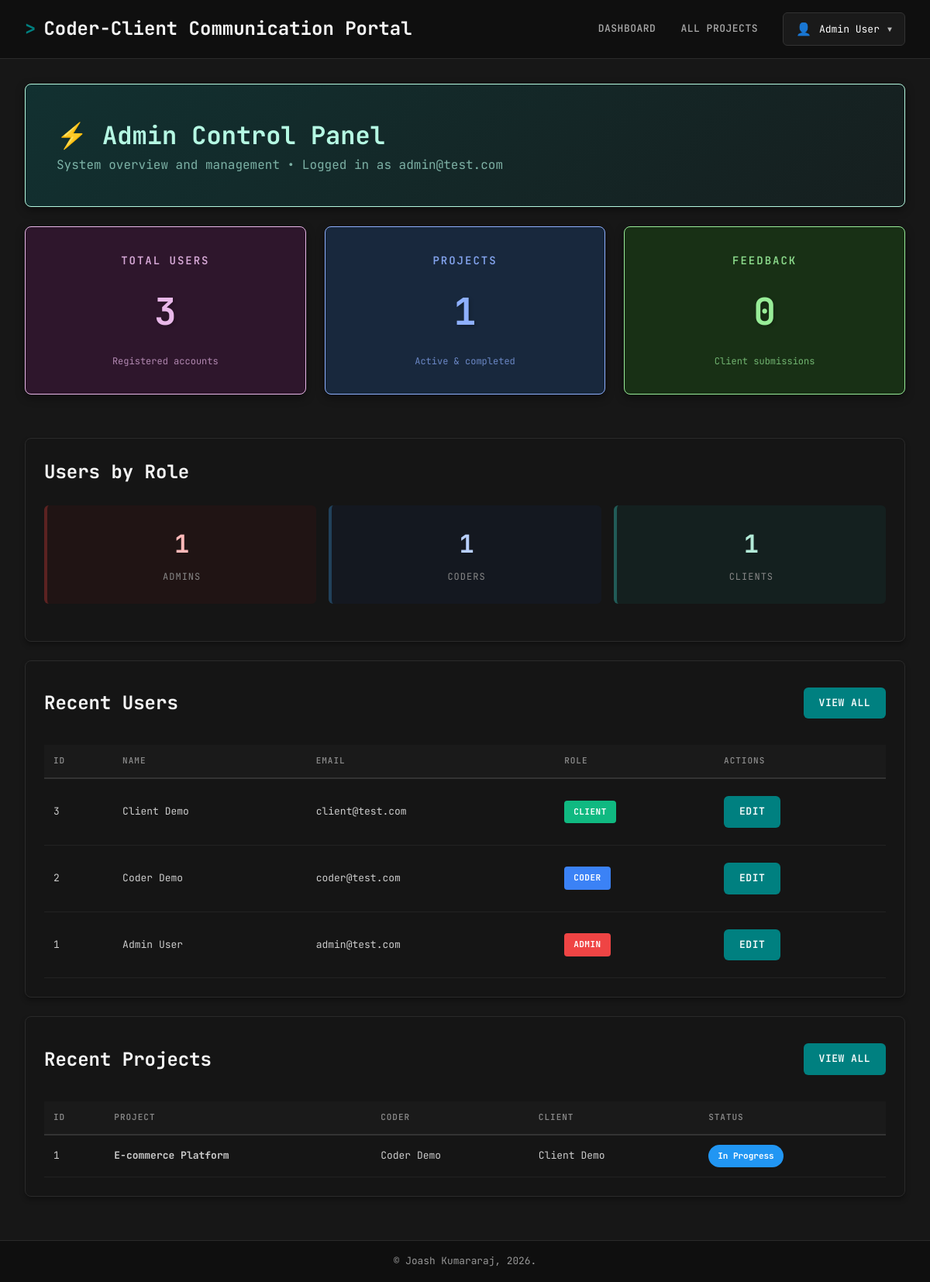
Screenshot of /dashboard/admin (signed in) with the database file from the repository.
### tables this page shows
CREATE TABLE IF NOT EXISTS
    users (
        user_id INT AUTO_INCREMENT PRIMARY KEY,
        name VARCHAR(255) NOT NULL,
        email VARCHAR(255) UNIQUE NOT NULL,
        password VARCHAR(255) NOT NULL,
        role_id INT NOT NULL,
        CONSTRAINT fk_users_roles FOREIGN KEY (role_id) REFERENCES ROLES (role_id)
    );

CREATE TABLE IF NOT EXISTS
    ROLES (
        role_id INT AUTO_INCREMENT PRIMARY KEY,
        role_name VARCHAR(20) UNIQUE NOT NULL
    );

CREATE TABLE IF NOT EXISTS
    projects (
        project_id INT AUTO_INCREMENT PRIMARY KEY,
        title VARCHAR(50) NOT NULL,
        description VARCHAR(1000) NOT NULL,
        image VARCHAR(255) DEFAULT NULL,
        status INT NOT NULL,
        coder_id INT NOT NULL,
        client_id INT,
        CONSTRAINT fk_projects_coder FOREIGN KEY (coder_id) REFERENCES users (user_id),
        CONSTRAINT fk_projects_client FOREIGN KEY (client_id) REFERENCES users (user_id)
    );

### includes/auth.php (called while the page is built, shortened)
<?php
function getCurrentUser()
{
    return [
        'user_id' => $_SESSION['user_id'] ?? null,
        'name' => $_SESSION['name'] ?? null,
        'email' => $_SESSION['email'] ?? null,
        'role' => $_SESSION['role'] ?? null
    ];
}
?>

### includes/constants.php (called while the page is built, shortened)
<?php
$statusLabels = [
    STATUS_PENDING => 'Pending',
    STATUS_IN_PROGRESS => 'In Progress',
    STATUS_COMPLETED => 'Completed'
];
$statusColors = [
    STATUS_PENDING => '#FFA500',
    STATUS_IN_PROGRESS => '#2196F3',
    STATUS_COMPLETED => '#4CAF50'
];
?>

### dashboard/admin/admin.php (the view, shortened to what this page needs)
<?php
require_once './includes/auth.php';
$user = getCurrentUser();
require_once './config/db.php';
require_once './includes/constants.php';
$userCount = $db->query("SELECT COUNT(*) as count FROM users")->fetch(PDO::FETCH_OBJ)->count;
$projectCount = $db->query("SELECT COUNT(*) as count FROM projects")->fetch(PDO::FETCH_OBJ)->count;
$feedbackCount = $db->query("SELECT COUNT(*) as count FROM feedback")->fetch(PDO::FETCH_OBJ)->count;
$stmt = $db->query("
    SELECT r.role_name, COUNT(u.user_id) as count
    FROM roles r
    LEFT JOIN users u ON r.role_id = u.role_id
    GROUP BY r.role_id, r.role_name
");
$roleCounts = $stmt->fetchAll(PDO::FETCH_OBJ);
$stmt = $db->query("
    SELECT users.*, roles.role_name
    FROM users
    JOIN roles ON users.role_id = roles.role_id
    ORDER BY users.user_id DESC
    LIMIT 10
");
$recentUsers = $stmt->fetchAll(PDO::FETCH_OBJ);
$stmt = $db->query("
    SELECT projects.*,
           coders.name as coder_name,
           clients.name as client_name
    FROM projects
    LEFT JOIN users as coders ON projects.coder_id = coders.user_id
    LEFT JOIN users as clients ON projects.client_id = clients.user_id
    ORDER BY projects.project_id DESC
    LIMIT 5
");
$recentProjects = $stmt->fetchAll(PDO::FETCH_OBJ);
require_once './includes/header.php';
?>
<div class="welcome-section">
    <h2>⚡ Admin Control Panel</h2>
    <p>System overview and management • Logged in as <?= htmlspecialchars($user['email']); ?></p>
</div>
<div class="dashboard-grid">
    <div class="stat-card purple">
        <div class="stat-label">Total Users</div>
        <div class="stat-number"><?= $userCount; ?></div>
        <div class="stat-sublabel">Registered accounts</div>
    </div>
    <div class="stat-card blue">
        <div class="stat-label">Projects</div>
        <div class="stat-number"><?= $projectCount; ?></div>
        <div class="stat-sublabel">Active & completed</div>
    </div>
    <div class="stat-card green">
        <div class="stat-label">Feedback</div>
        <div class="stat-number"><?= $feedbackCount; ?></div>
        <div class="stat-sublabel">Client submissions</div>
    </div>
</div>
<div class="card">
    <div class="section-header">
        <h2>Users by Role</h2>
    </div>
    <div class="mini-stats">
        <?php foreach ($roleCounts as $roleCount): ?>
            <div class="mini-stat">
                <div class="mini-stat-number"><?= $roleCount->count; ?></div>
                <div class="mini-stat-label"><?= htmlspecialchars($roleCount->role_name); ?>s</div>
            </div>
        <?php endforeach; ?>
    </div>
</div>
<div class="card">
    <div class="section-header">
        <h2>Recent Users</h2>
        <a href="<?= BASE_URL; ?>/dashboard/admin/users" class="btn">View All</a>
    </div>
    <table>
        <thead>
            <tr>
                <th>ID</th>
                <th>Name</th>
                <th>Email</th>
                <th>Role</th>
                <th>Actions</th>
            </tr>
        </thead>
        <tbody>
            <?php foreach ($recentUsers as $u): ?>
                <tr>
                    <td><?= $u->user_id; ?></td>
                    <td><?= htmlspecialchars($u->name); ?></td>
                    <td><?= htmlspecialchars($u->email); ?></td>
                    <td>
                        <span class="role-badge role-<?= $u->role_name; ?>">
                            <?= htmlspecialchars($u->role_name); ?>
                        </span>
                    </td>
                    <td>
                        <a href="<?= BASE_URL; ?>/dashboard/admin/edit-user?id=<?= $u->user_id; ?>" class="btn">Edit</a>
                    </td>
                </tr>
            <?php endforeach; ?>
        </tbody>
    </table>
</div>
<div class="card">
    <div class="section-header">
        <h2>Recent Projects</h2>
        <a href="<?= BASE_URL; ?>/projects" class="btn">View All</a>
    </div>
    <?php if (count($recentProjects) > 0): ?>
        <table>
            <thead>
                <tr>
                    <th>ID</th>
                    <th>Project</th>
                    <th>Coder</th>
                    <th>Client</th>
                    <th>Status</th>
                </tr>
            </thead>
            <tbody>
                <?php foreach ($recentProjects as $project): ?>
                    <tr>
                        <td><?= $project->project_id; ?></td>
                        <td>
                            <strong><?= htmlspecialchars($project->title); ?></strong>
                        </td>
                        <td><?= htmlspecialchars($project->coder_name ?? 'Unassigned'); ?></td>
                        <td><?= htmlspecialchars($project->client_name ?? 'Unassigned'); ?></td>
                        <td>
                            <span class="project-status" style="background-color: <?= $statusColors[$project->status]; ?>">
                                <?= $statusLabels[$project->status]; ?>
                            </span>
                        </td>
                    </tr>
                <?php endforeach; ?>
            </tbody>
        </table>
    <?php else: ?>
        <p style="text-align: center; color: #888; padding: 40px;">No projects created yet</p>
    <?php endif; ?>
</div>
<?php require_once './includes/footer.php'; ?>

### index.php (shortened to what this page needs)
<?php
require_once './includes/auth.php';
$path = $_SERVER['REQUEST_URI'];
$path = parse_url($path, PHP_URL_PATH);
$path = trim($path, '/');
switch ($path) {
    case 'dashboard/admin':
        require 'dashboard/admin/admin.php';
        break;
}
?>

### includes/header.php (shortened to what this page needs)
<!DOCTYPE html>
<html lang="en">
<head>
    <link rel="stylesheet" href="<?= BASE_URL; ?>/assets/style.css">
</head>
<body>
    <div class="header">
        <div class="header-content">
            <a href="<?= BASE_URL ?>">
                <h1>Coder-Client Communication Portal</h1>
            </a>
            <nav class="nav" id="mobileNav">
                <?php if (isset($_SESSION['authenticated']) && $_SESSION['authenticated']): ?>
                    <a href="<?= BASE_URL; ?>/dashboard">Dashboard</a>
                    <?php if ($user['role'] === 'admin'): ?>
                        <a href="<?= BASE_URL; ?>/projects">All Projects</a>
                    <?php elseif ($user['role'] === 'coder'): ?>
                        <a href="<?= BASE_URL; ?>/projects">My Projects</a>
                        <a href="<?= BASE_URL; ?>/projects/create">Create Project</a>
                    <?php elseif ($user['role'] === 'client'): ?>
                        <a href="<?= BASE_URL; ?>/projects">My Projects</a>
                    <?php endif; ?>
                    <div class="profile-menu">
                        <button class="profile-button" onclick="toggleProfileMenu()">
                            <span class="profile-icon">👤</span>
                            <span class="profile-email"><?= htmlspecialchars($user['name']); ?></span>
                            <span class="dropdown-arrow">▼</span>
                        </button>
                    </div>
                <?php endif; ?>
            </nav>
        </div>
    </div>
    <div class="content-wrapper">

### includes/footer.php
</div>
<footer>
    <div class="footer">
        © Joash Kumararaj, 2026.
    </div>
</footer>
</body>
</html>

### rows the page displays
users: name "Admin User", email "admin@test.com", user_id "1", role.role_name "ADMIN"
users: user_id "3", name "Client Demo", email "client@test.com", role.role_name "CLIENT"
users: user_id "2", name "Coder Demo", email "coder@test.com", role.role_name "CODER"
projects: project_id "1", title "E-commerce Platform", coder.name "Coder Demo", client.name "Client Demo", status "In Progress"

### other values shown
$userCount "3"
$projectCount "1"
$feedbackCount "0"
$roleCount->count "1"
$roleCount->role_name "ADMIN"
$roleCount->role_name "CODER"
$roleCount->role_name "CLIENT"
